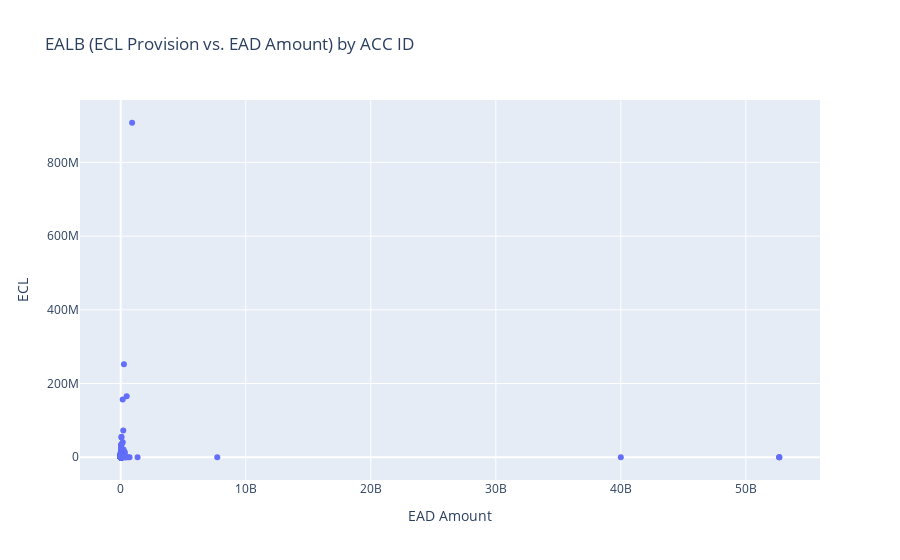

Notebook code for this chart:
### Markdown cell above
# EALB (ECL Provision vs. EAD) by ACC ID (( Interactive Scatter Chart ))

### Code cell
fig = go.Figure(data=[go.Scatter(
    x=df["Current Exposure"],
    y=df["ECL final after all edit"],
    mode='markers',
    hoverinfo='text',
    hovertext=[f'EAD Amount: {ead:,.0f} | ECL: {imp:,.0f} | ECL Coverage: {cov* 100:.0f}% | ACC ID: {acc_id}' for ead, imp,cov, acc_id in zip(df["Current Exposure"], 
    df["ECL final after all edit"],df["ECL Coverage Ratio "], df["Position Id"])]
    )])


fig.update_layout(title='EALB (ECL Provision vs. EAD Amount) by ACC ID',
                  xaxis_title='EAD Amount',
                  yaxis_title='ECL')

# fig.write_html("EALB (ECL Provision vs. EAD Amount) by ACC ID.html")

fig.show()

### Figure 1 — Plotly figure (JSON) as saved in the notebook; plotly's stock layout.template omitted (floating-point values rounded to 4 significant figures; data arrays with more than 128 entries replaced by an {"elided": "..."} marker saying what was removed)
{"data": [{"hoverinfo": "text", "hovertext": {"elided": "5287 str values"}, "mode": "markers", "type": "scatter", "x": {"elided": "5287 float values"}, "y": {"elided": "5287 float values"}}], "layout": {"title": {"text": "EALB (ECL Provision vs. EAD Amount) by ACC ID"}, "xaxis": {"title": {"text": "EAD Amount"}}, "yaxis": {"title": {"text": "ECL"}}}}
